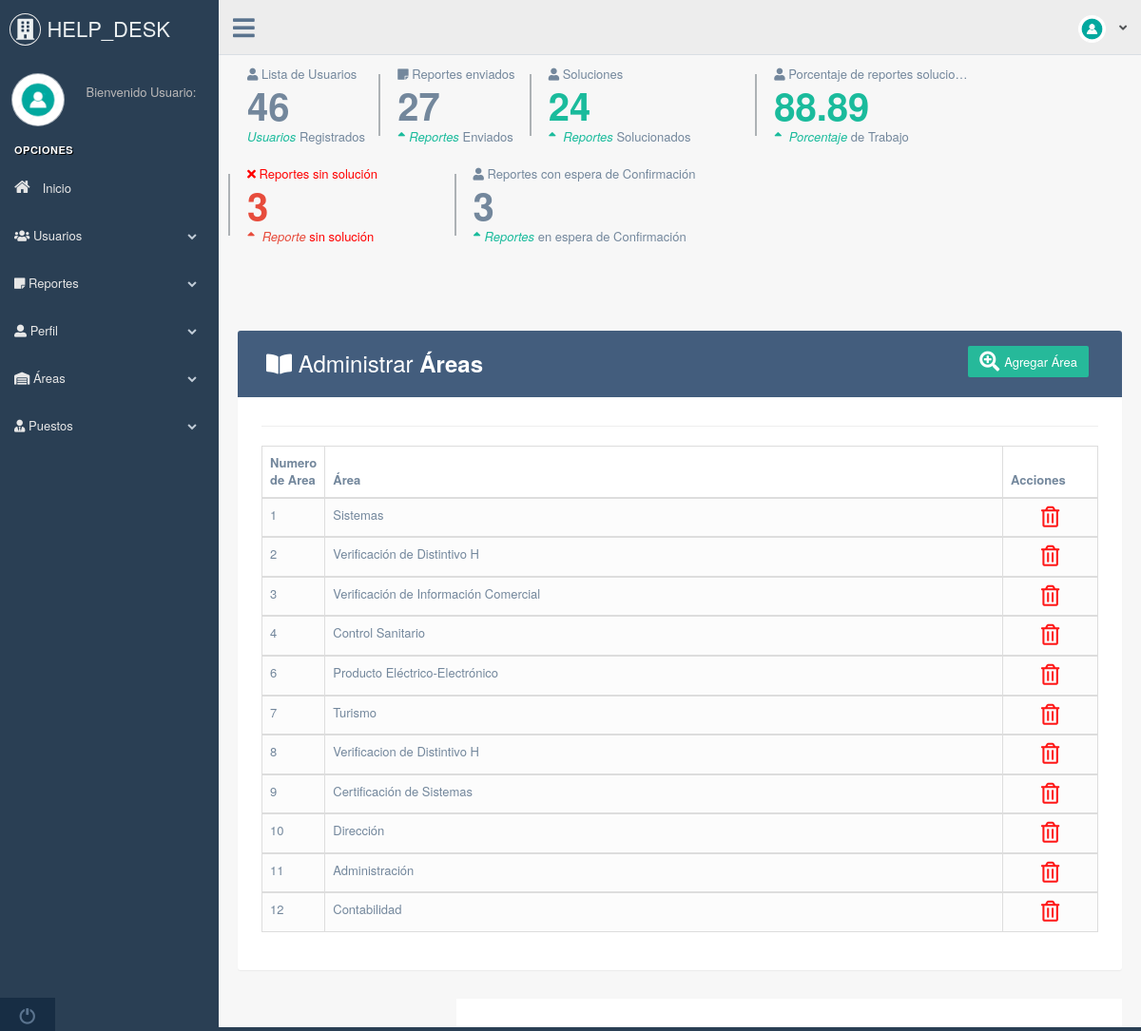
The page /administrator/lista_area.php on the database its author committed.
### tables this page shows
CREATE TABLE `carea` (
  `id_carea` int(11) NOT NULL,
  `area` varchar(255) NOT NULL,
  `status` int(11) DEFAULT '1'
);

### administrator/lista_area.php (the view, shortened to what this page needs)
<?php
include '../php/conexion.php';
?>
<!DOCTYPE html>
<html lang="en">
  <head>
<link rel="stylesheet" type="text/css" href="css/custom.css">
  <?php include 'includes/script.php';?>
  </head>
  <?php include 'includes/script.php' ?>
  </head>
  <body class="nav-md">
    <div class="container body">
      <div class="main_container">
        <div class="col-md-3 left_col">
          <div class="left_col scroll-view">
            <div class="navbar nav_title" style="border: 0;">
              <a href="index.php" class="site_title"><i class="fas fa-building"></i> HELP_DESK<span></span></a>
            </div>
           <?php include 'includes/menu.php';?>
            <div class="sidebar-footer hidden-small">
              <a data-toggle="tooltip" data-placement="top" title="Logout" href="salir.php">
                <span class="glyphicon glyphicon-off" aria-hidden="true"></span>
              </a>
            </div>
          </div>
        </div>
<div class="top_nav">
          <div class="nav_menu">
            <nav>
              <div class="nav toggle">
                <a id="menu_toggle"><i class="fa fa-bars"></i></a>
              </div>
              <ul class="nav navbar-nav navbar-right">
                <li class="">
                  <a href="profile.php" class="user-profile dropdown-toggle" aria-expanded="false">
                    <img src="images/user.jpg" alt=""><?php echo $_SESSION['nombre']?>
                    <span class=" fa fa-angle-down"></span>
                  </a>
                  </ul>
            </nav>
          </div>
        </div>
<div class="right_col" role="main">
           <div class="row tile_count">
            <div class="col-md-2 col-sm-4 col-xs-6 tile_stats_count">
              <span class="count_top"><i class="fa fa-user"></i> Lista de Usuarios</span>
              <div class="count">
                <?php
                  $sql="SELECT * FROM musuario";
                  $result=mysqli_query($con,$sql);
                   $campos=mysqli_num_rows($result);
                   echo $campos;
                ?>
              </div>
              <span class="count_bottom"><i class="green">Usuarios </i> Registrados</span>
            </div>
            <div class="col-md-2 col-sm-4 col-xs-6 tile_stats_count">
              <span class="count_top"><i class="fas fa-sticky-note"></i> Reportes enviados</span>
              <div class="count">
                <?php
                  $sql="SELECT * FROM mreporte";
                  $result=mysqli_query($con,$sql);
                   $campos=mysqli_num_rows($result);
                   echo $campos;
                ?>
              </div>
              <span class="count_bottom"><i class="green"><i class="fa fa-sort-asc"></i>Reportes  </i> Enviados</span>
            </div>
            <div class="col-md-3 col-sm-3 col-xs-6 tile_stats_count">
              <span class="count_top"><i class="fa fa-user"></i> Soluciones</span>
              <div class="count green"><?php
                  $sql="SELECT * FROM msolucion";
                  $result=mysqli_query($con,$sql);
                   $campos=mysqli_num_rows($result);
                   echo $campos;
                ?> </div>
              <span class="count_bottom"><i class="green"><i class="fa fa-sort-asc"></i> Reportes</i> Solucionados</span>
            </div>
          <div class="col-md-3 col-sm-7 col-xs-6 tile_stats_count">
              <span class="count_top"><i class="fa fa-user"></i> Porcentaje de reportes solucionados</span>
              <div class="count green"><?php
                 $sql="SELECT * FROM mreporte";
                  $result=mysqli_query($con,$sql);
                   $campos=mysqli_num_rows($result);
                    $sql1="SELECT * FROM msolucion";
                  $result1=mysqli_query($con,$sql1);
                   $campos1=mysqli_num_rows($result1);
                  $operacion = $campos1*100;
                  if ($campos==0||$campos1==0) {
                    $total="0%";
                    echo $total;
                  }else {
                     $nop = $operacion/$campos;
                  echo round($nop,2);
                  }
                ?> </div>
              <span class="count_bottom"><i class="green"><i class="fa fa-sort-asc"></i> Porcentaje</i>  de Trabajo</span>
            </div>
 <div class="col-md-3 col-sm-7 col-xs-6 tile_stats_count">
              <span class="count_top" style="color: red"><i class="fas fa-times"></i> Reportes sin solución</span>
              <div class="count red"><?php
                 $sql="SELECT * FROM mreporte";
                  $result=mysqli_query($con,$sql);
                   $campos=mysqli_num_rows($result);
                    $sql1="SELECT * FROM msolucion";
                  $result1=mysqli_query($con,$sql1);
                   $campos1=mysqli_num_rows($result1);
                  $operacion = $campos-$campos1;
                 echo $operacion;
                ?> </div>
              <span class="count_bottom" style="color: red"><i class="red"><i class="fa fa-sort-asc"></i> Reporte </i>  sin solución</span>
            </div>
            <div class="col-md-5 col-sm-4 col-xs-6 tile_stats_count">
              <span class="count_top"><i class="fa fa-user"></i> Reportes con espera de Confirmación</span>
              <div class="count">
                <?php
                  $sql="SELECT * FROM coun";
                  $result=mysqli_query($con,$sql);
                   $campos=mysqli_num_rows($result);
                   echo $campos;
                ?>
              </div>
 <span class="count_bottom"><i class="green"><i class="fa fa-sort-asc"></i>Reportes  </i> en espera de Confirmación</span>
            </div>
   </div>
          <br />
    <div class="container">
        <div class="table-wrapper">
            <div class="table-title">
                <div class="row">
                    <div class="col-sm-6">
            <h2> <i class="fas fa-book-open"></i> Administrar <b>Áreas</b></h2>
          </div>
          <div class="col-sm-6">
            <a href="#addareaModal" class="btn btn-success" data-toggle="modal"><i class="fas fa-search-plus"></i> <span>Agregar Área</span></a>
          </div>
                </div>
            </div>
      <hr>
 <table id="datatable-buttons" class="table table-striped table-bordered">
                      <thead>
                        <tr>
                          <th>Numero de Area</th>
                          <th>Área</th>
                          <th>Acciones</th>
                        </tr>
                         <?php
              $query=mysqli_query($con,"SELECT * FROM carea where status=1 ORDER BY id_carea ASC ");
              $result = mysqli_num_rows($query);
              if ($result > 0) {
              while($data = mysqli_fetch_array($query)){
              ?>
                      </thead>
                      <tbody>
                        <tr>
                          <td><?php echo $data['id_carea'];?></td>
                          <td><?php echo $data['area'];?></td>
                          <td>
                            <center>
                        <a class="link_delete" href="eliminar_confirmar_area.php?id_carea=<?php echo $data["id_carea"];?>"> <i class="far fa-trash-alt" style="color: red"></i> </a>
                          </center>
                          </td>
                        </tr>
                      </tbody>
                       <?php
}
}
        ?>
                    </table>
<?php include "modal_add_area.php"?>
                <footer>
        </footer>
      </div>
    </div>
  </body>
</html>

### administrator/css/custom.css (style rules this page uses)
body { color: #566787; background: #f5f5f5; font-family: 'Varela Round', sans-serif; font-size: 13px; }
.table-wrapper { background: #fff; padding: 20px 25px; margin: 30px 0; border-radius: 3px; box-shadow: 0 1px 1px rgba(0,0,0,.05); }
.table-title { padding-bottom: 15px; background: #435d7d; color: #fff; padding: 16px 30px; margin: -20px -25px 10px; border-radius: 3px 3px 0 0; }
.table-title h2 { margin: 5px 0 0; font-size: 24px; }
.table-title .btn { color: #fff; float: right; font-size: 13px; border: none; min-width: 50px; border-radius: 2px; border: none; outline: none !important; margin-left: 10px; }
.table-title .btn i { float: left; font-size: 21px; margin-right: 5px; }
.table-title .btn span { float: left; margin-top: 2px; }
table.table tr th, table.table tr td { border-color: #e9e9e9; padding: 12px 15px; vertical-align: middle; }
table.table tr th:first-child { width: 60px; }
table.table tr th:last-child { width: 100px; }
table.table-striped tbody tr:nth-of-type(odd) { background-color: #fcfcfc; }
table.table td:last-child i { opacity: 0.9; font-size: 22px; margin: 0 5px; }
table.table td a { font-weight: bold; color: #566787; display: inline-block; text-decoration: none; outline: none !important; }
table.table td i { font-size: 19px; }

### rows shown on the page
carea: id_carea "1", area "Sistemas"
carea: id_carea "2", area "Verificación de Distintivo H"
carea: id_carea "3", area "Verificación de Información Comercial"
carea: id_carea "4", area "Control Sanitario"
carea: id_carea "6", area "Producto Eléctrico-Electrónico"
carea: id_carea "7", area "Turismo"
carea: id_carea "8", area "Verificacion de Distintivo H"
carea: id_carea "9", area "Certificación de Sistemas"
carea: id_carea "10", area "Dirección"
carea: id_carea "11", area "Administración"
carea: id_carea "12", area "Contabilidad"

### other values the page prints
$campos "46"
$campos "27"
$campos "24"
$nop "88.89"
$operacion "3"
$campos "3"
